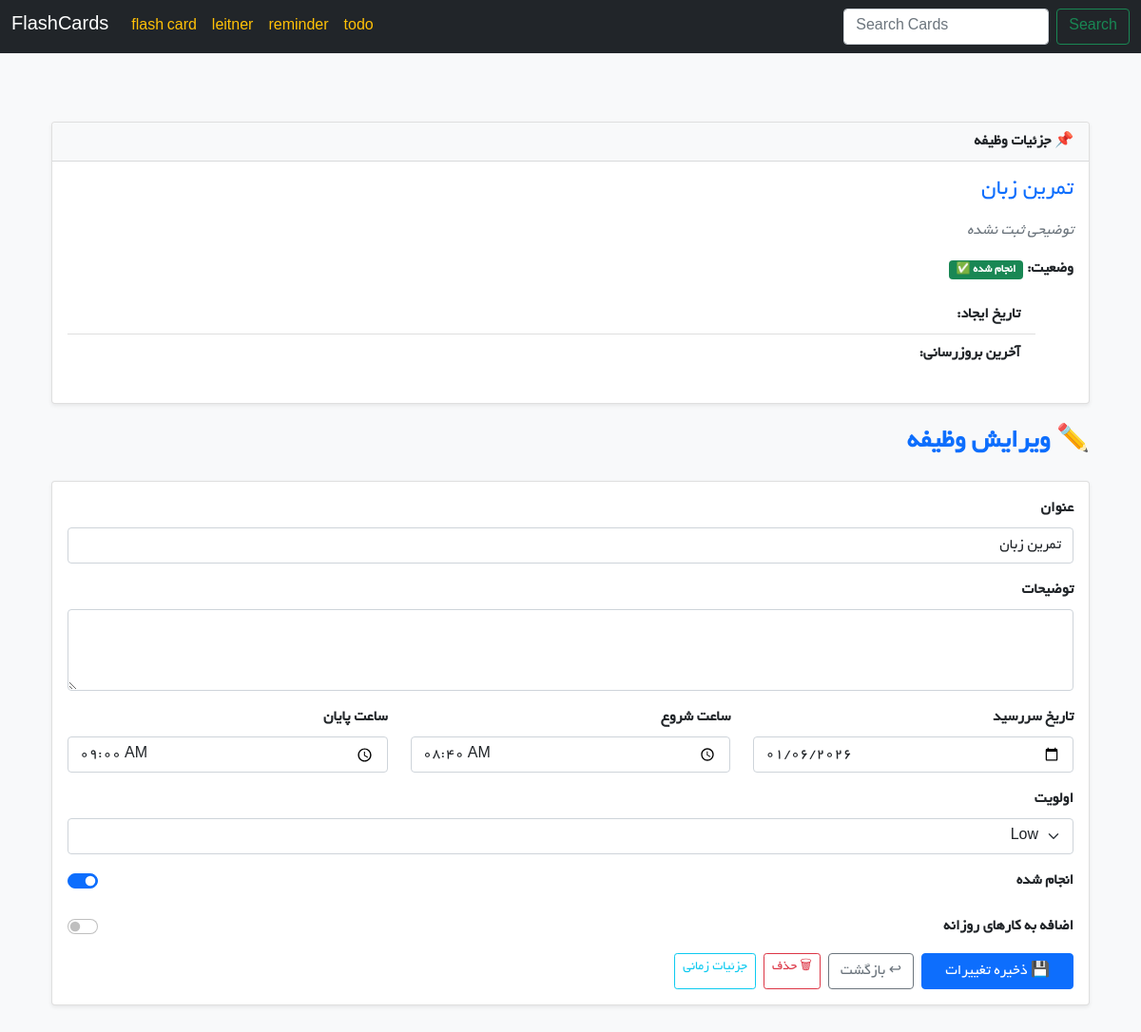
The page /todo/todos/49/ on the database its author committed.
### todo/models.py (models this page shows, shortened)
class Todo(models.Model):
    PRIORITY_CHOICES = [
        ("low", "Low"),
        ("medium", "Medium"),
        ("high", "High"),
    ]
    title = models.CharField(max_length=200, verbose_name="عنوان")
    description = models.TextField(blank=True, null=True, verbose_name="توضیحات")
    due_date = models.DateField(blank=True, null=True, verbose_name="تاریخ")
    start_time = models.TimeField(blank=True, null=True, verbose_name="ساعت شروع")
    end_time = models.TimeField(blank=True, null=True, verbose_name="ساعت پایان")
    is_completed = models.BooleanField(default=False, verbose_name="انجام شده")
    priority = models.CharField(
        max_length=10, choices=PRIORITY_CHOICES, default="low", verbose_name="اولویت"
    )
    is_daily = models.BooleanField(
        default=False,
        verbose_name="کار روزانه"
    )
    created_at = models.DateTimeField(auto_now_add=True, verbose_name="زمان ایجاد")
    updated_at = models.DateTimeField(auto_now=True, verbose_name="آخرین ویرایش")
    class Meta:
        ordering = ["due_date", "start_time"]
        verbose_name = "وظیفه"
        verbose_name_plural = "وظایف"

### todo/views.py (the view, shortened to what this page needs)
# urls.py: path("todos/<int:todo_id>/", TodoDetailView.as_view(), name="todo_detail"),
class TodoDetailView(View):
    from_class = TodoForm
    def get(self, request, todo_id):
        todo = get_object_or_404(Todo, pk=todo_id)
        form = self.from_class(instance=todo)
        return render(request, "todo/todo_detail.html", {"todo": todo, "form": form})

### todo/templatetags/jalali_filters.py (called while the page is built)
@register.filter
def to_jalali(value):
    if not value:
        return ""
    return JalaliDate(value).strftime("%Y/%m/%d")

### todo/templates/todo/todo_detail.html (shortened to what this page needs)
{% extends 'base.html' %}
{% load jalali_filters %}
{% load static %}
{% block content %}
  <div class="container py-4" dir="rtl">
    <div class="card shadow-sm">
      <div class="card-header bg-light fw-bold">📌 جزئیات وظیفه</div>
      <div class="card-body">
        <h4 class="text-primary mb-3">{{ todo.title }}</h4>
        {% if todo.description %}
          <p class="text-muted">{{ todo.description }}</p>
        {% else %}
          <p class="text-muted fst-italic">توضیحی ثبت نشده</p>
        {% endif %}
        <div class="mb-3">
          <strong>وضعیت:</strong>
          {% if todo.is_completed %}
            <span class="badge bg-success ms-2">انجام شده ✅</span>
          {% else %}
            <span class="badge bg-warning text-dark ms-2">در حال انجام ⏳</span>
          {% endif %}
        </div>
        <ul class="list-group list-group-flush mb-3">
          <li class="list-group-item">
            <strong>تاریخ ایجاد:</strong> {{ todo.created_at|to_jalali }}
          </li>
          <li class="list-group-item">
            <strong>آخرین بروزرسانی:</strong> {{ todo.updated_at|to_jalali }}
          </li>
        </ul>
      </div>
    </div>
    <div class="my-4">
      <h3 class="fw-bold text-primary">✏️ ویرایش وظیفه</h3>
    </div>
    <div class="card shadow-sm mb-5">
      <div class="card-body">
        <form method="post">
          <div class="mb-3">
            <label for="{{ form.title.id_for_label }}" class="form-label fw-bold">عنوان</label>
            {{ form.title }}
          </div>
          <div class="mb-3">
            <label for="{{ form.description.id_for_label }}" class="form-label fw-bold">توضیحات</label>
            {{ form.description }}
          </div>
          <div class="row mb-3">
            <div class="col-md-4">
              <label for="{{ form.due_date.id_for_label }}" class="form-label fw-bold">تاریخ سررسید</label>
              {{ form.due_date }}
            </div>
            <div class="col-md-4">
              <label for="{{ form.start_time.id_for_label }}" class="form-label fw-bold">ساعت شروع</label>
              {{ form.start_time }}
            </div>
            <div class="col-md-4">
              <label for="{{ form.end_time.id_for_label }}" class="form-label fw-bold">ساعت پایان</label>
              {{ form.end_time }}
            </div>
          </div>
          <div class="mb-3">
            <label for="{{ form.priority.id_for_label }}" class="form-label fw-bold">اولویت</label>
            {{ form.priority }}
          </div>
          <div class="form-check form-switch mb-4">
            {{ form.is_completed }}
            <label class="form-check-label fw-bold" for="{{ form.is_completed.id_for_label }}">انجام شده</label>
          </div>
          <div class="form-check form-switch mb-3">
              {{ form.is_daily }}
              <label class="form-check-label fw-bold" for="{{ form.is_daily.id_for_label }}">
                  اضافه به کارهای روزانه
              </label>
          </div>
          <div class="d-flex gap-2">
            <button type="submit" class="btn btn-primary px-4">💾 ذخیره تغییرات</button>
            <a href="{% url 'todo:todo_list' %}" class="btn btn-outline-secondary">↩ بازگشت</a>
            <a href="{% url 'todo:todo_delete' todo.id %}"class="btn btn-outline-danger btn-sm">🗑 حذف</a>
            <a href="{% url 'todo:summary_time' todo.id %}"class="btn btn-outline-info btn-sm">جزئیات زمانی</a>
          </div>
        </form>
      </div>
    </div>
  </div>
{% endblock %}

### rows shown on the page
Todo: title "تمرین زبان", due_date "01/06/2026", start_time "08:40", end_time "09:00", priority "Low", is_completed "☑"
